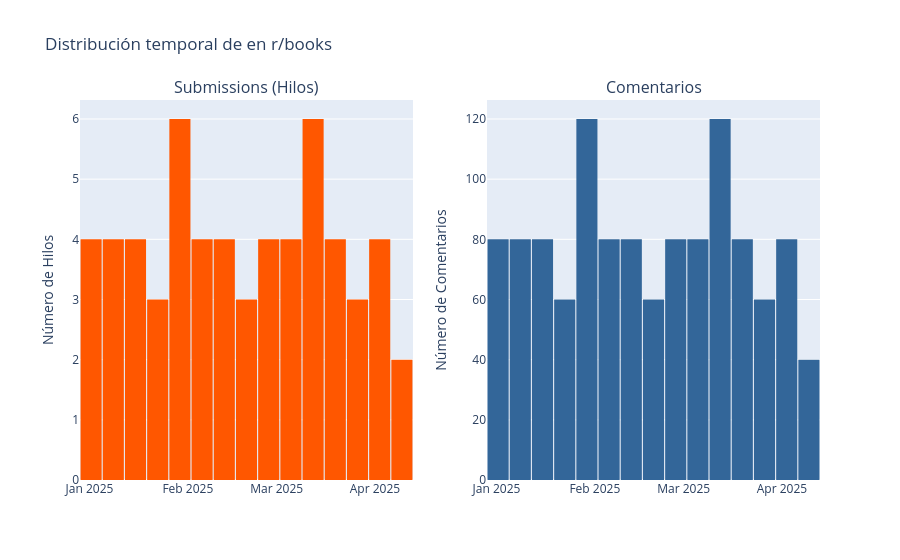
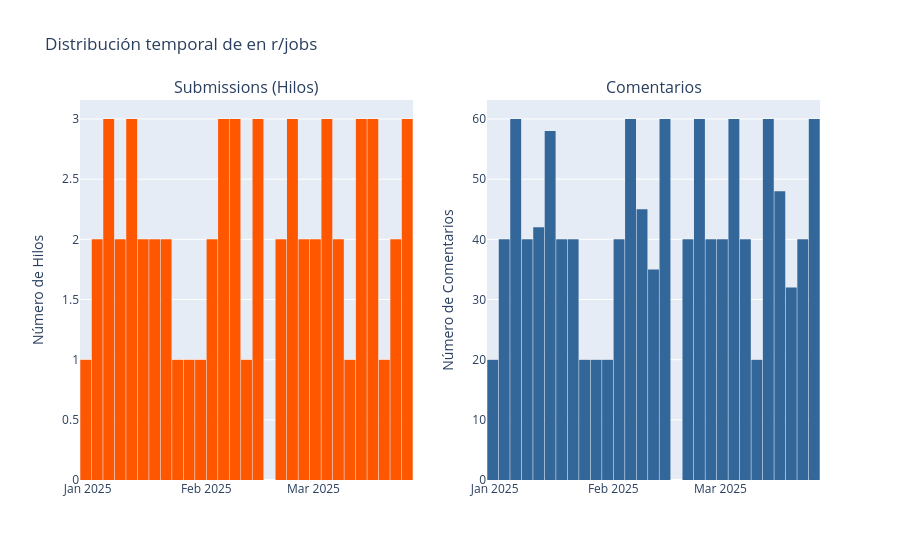
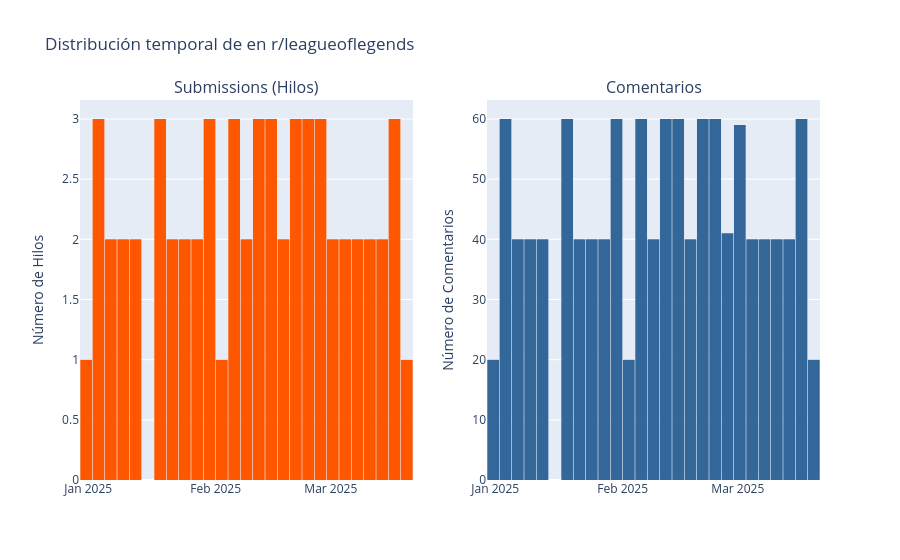
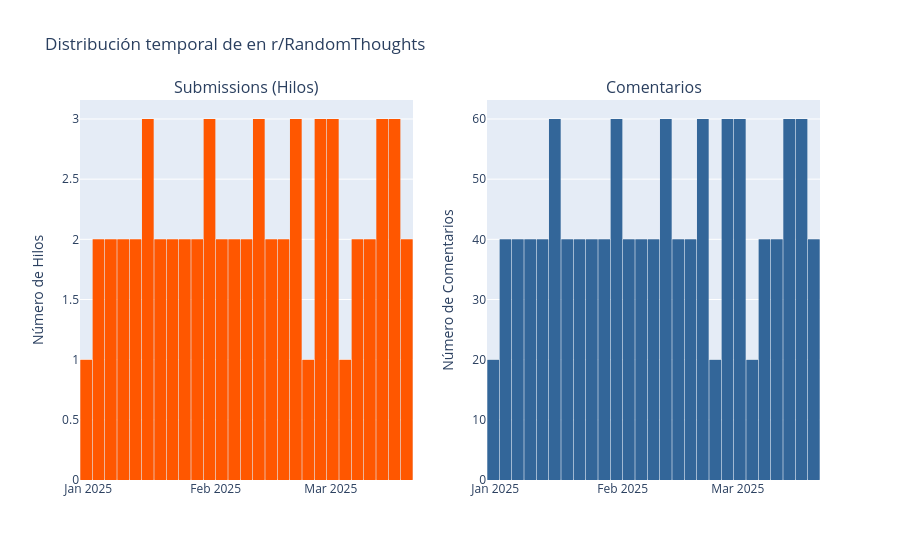

The cell these charts' notebook holds for them, in order:
### Code cell
histograma(lista_dataframes)

### Figure 1 — Plotly figure (JSON) as saved in the notebook; plotly's stock layout.template omitted (floating-point values rounded to 4 significant figures; data arrays with more than 128 entries replaced by an {"elided": "..."} marker saying what was removed)
{"data": [{"bingroup": "x", "hovertemplate": "created_datetime=%{x}<br>count=%{y}<extra></extra>", "legendgroup": "", "marker": {"color": "#FF5700", "pattern": {"shape": ""}}, "name": "", "orientation": "v", "showlegend": false, "type": "histogram", "x": ["2025-03-19T21:34:03+00:00", "2025-02-06T06:07:23+00:00", "2025-02-14T22:57:49+00:00", "2025-01-12T19:44:44+00:00", "2025-03-18T16:46:46+00:00", "2025-03-15T18:27:39+00:00", "2025-01-07T12:38:46+00:00", "2025-01-10T00:38:47+00:00", "2025-03-05T15:52:47+00:00", "2025-03-04T11:14:11+00:00", "2025-01-26T14:44:38+00:00", "2025-03-27T06:16:08+00:00", "2025-01-11T12:18:48+00:00", "2025-02-07T15:49:54+00:00", "2025-02-04T01:41:53+00:00", "2025-01-13T23:22:36+00:00", "2025-04-08T19:17:41+00:00", "2025-01-03T17:04:59+00:00", "2025-02-01T18:05:32+00:00", "2025-03-03T10:51:10+00:00", "2025-02-12T00:15:30+00:00", "2025-01-25T13:30:50+00:00", "2025-01-30T16:39:38+00:00", "2025-01-08T17:15:34+00:00", "2025-01-18T01:46:51+00:00", "2025-01-24T11:14:44+00:00", "2025-03-09T16:19:40+00:00", "2025-03-12T13:22:57+00:00", "2025-02-28T16:46:41+00:00", "2025-04-02T10:50:43+00:00", "2025-03-30T12:55:19+00:00", "2025-03-11T07:04:46+00:00", "2025-01-16T13:11:43+00:00", "2025-02-23T18:25:31+00:00", "2025-03-31T20:14:59+00:00", "2025-02-18T13:17:02+00:00", "2025-01-21T18:02:56+00:00", "2025-02-02T21:58:54+00:00", "2025-01-31T17:16:14+00:00", "2025-01-29T13:15:32+00:00", "2025-03-28T17:07:56+00:00", "2025-03-25T14:51:43+00:00", "2025-03-08T15:46:29+00:00", "2025-03-22T18:23:37+00:00", "2025-01-01T10:43:05+00:00", "2025-01-02T13:38:13+00:00", "2025-02-25T11:21:49+00:00", "2025-03-14T18:03:25+00:00", "2025-03-01T21:48:06+00:00", "2025-03-13T16:55:24+00:00", "2025-02-10T13:56:06+00:00", "2025-02-13T15:50:05+00:00", "2025-03-17T03:08:18+00:00", "2025-04-09T19:54:27+00:00", "2025-04-05T16:12:10+00:00", "2025-02-16T02:23:01+00:00", "2025-02-20T05:07:47+00:00", "2025-01-27T15:52:24+00:00", "2025-01-04T23:10:38+00:00"], "xaxis": "x", "yaxis": "y"}, {"bingroup": "x", "hovertemplate": "created_datetime=%{x}<br>count=%{y}<extra></extra>", "legendgroup": "", "marker": {"color": "#336699", "pattern": {"shape": ""}}, "name": "", "orientation": "v", "showlegend": false, "type": "histogram", "x": {"elided": "1180 str values"}, "xaxis": "x2", "yaxis": "y2"}], "layout": {"annotations": [{"font": {"size": 16}, "showarrow": false, "text": "Submissions (Hilos)", "x": 0.225, "xanchor": "center", "xref": "paper", "y": 1, "yanchor": "bottom", "yref": "paper"}, {"font": {"size": 16}, "showarrow": false, "text": "Comentarios", "x": 0.775, "xanchor": "center", "xref": "paper", "y": 1, "yanchor": "bottom", "yref": "paper"}], "bargap": 0.05, "hovermode": "x unified", "showlegend": false, "title": {"text": "Distribución temporal de en r/books"}, "xaxis": {"anchor": "y", "domain": [0, 0.45]}, "xaxis2": {"anchor": "y2", "domain": [0.55, 1]}, "yaxis": {"anchor": "x", "domain": [0, 1], "title": {"text": "Número de Hilos"}}, "yaxis2": {"anchor": "x2", "domain": [0, 1], "title": {"text": "Número de Comentarios"}}}}

### Figure 2 — Plotly figure (JSON) as saved in the notebook; plotly's stock layout.template omitted (floating-point values rounded to 4 significant figures; data arrays with more than 128 entries replaced by an {"elided": "..."} marker saying what was removed)
{"data": [{"bingroup": "x", "hovertemplate": "created_datetime=%{x}<br>count=%{y}<extra></extra>", "legendgroup": "", "marker": {"color": "#FF5700", "pattern": {"shape": ""}}, "name": "", "orientation": "v", "showlegend": false, "type": "histogram", "x": ["2025-02-24T16:34:12+00:00", "2025-01-12T22:52:08+00:00", "2025-03-21T15:03:12+00:00", "2025-01-10T13:39:02+00:00", "2025-01-06T11:18:48+00:00", "2025-03-12T03:46:13+00:00", "2025-01-13T23:50:36+00:00", "2025-01-11T14:14:26+00:00", "2025-01-29T22:06:31+00:00", "2025-01-16T17:58:01+00:00", "2025-01-07T14:59:51+00:00", "2025-03-03T14:17:57+00:00", "2025-03-13T08:44:42+00:00", "2025-01-02T15:43:08+00:00", "2025-01-08T16:32:56+00:00", "2025-01-17T20:13:59+00:00", "2025-03-25T01:48:56+00:00", "2025-02-09T23:43:31+00:00", "2025-03-04T14:56:06+00:00", "2025-01-04T00:43:53+00:00", "2025-02-11T00:04:36+00:00", "2025-03-16T22:24:28+00:00", "2025-03-02T05:37:01+00:00", "2025-02-27T18:52:21+00:00", "2025-02-14T16:23:05+00:00", "2025-02-13T09:42:31+00:00", "2025-02-04T02:02:03+00:00", "2025-02-06T11:10:30+00:00", "2025-02-26T17:29:28+00:00", "2025-03-22T18:18:04+00:00", "2025-02-01T22:51:08+00:00", "2025-03-26T10:47:09+00:00", "2025-03-07T18:13:11+00:00", "2025-02-22T04:40:12+00:00", "2025-03-05T17:36:12+00:00", "2025-03-24T00:44:30+00:00", "2025-03-15T18:53:06+00:00", "2025-01-05T04:44:13+00:00", "2025-02-19T20:57:42+00:00", "2025-01-18T21:00:25+00:00", "2025-02-15T18:24:23+00:00", "2025-03-19T15:03:15+00:00", "2025-01-01T04:00:41+00:00", "2025-01-22T12:38:19+00:00", "2025-02-08T21:21:25+00:00", "2025-02-07T14:33:35+00:00", "2025-01-23T13:53:17+00:00", "2025-02-05T02:21:59+00:00", "2025-01-15T03:31:26+00:00", "2025-02-03T01:16:58+00:00", "2025-02-21T01:04:58+00:00", "2025-03-01T01:56:05+00:00", "2025-03-06T18:07:45+00:00", "2025-01-21T03:10:17+00:00", "2025-03-17T23:14:11+00:00", "2025-03-09T22:13:04+00:00", "2025-01-27T13:07:26+00:00", "2025-02-23T14:13:34+00:00", "2025-03-14T16:05:35+00:00"], "xaxis": "x", "yaxis": "y"}, {"bingroup": "x", "hovertemplate": "created_datetime=%{x}<br>count=%{y}<extra></extra>", "legendgroup": "", "marker": {"color": "#336699", "pattern": {"shape": ""}}, "name": "", "orientation": "v", "showlegend": false, "type": "histogram", "x": {"elided": "1180 str values"}, "xaxis": "x2", "yaxis": "y2"}], "layout": {"annotations": [{"font": {"size": 16}, "showarrow": false, "text": "Submissions (Hilos)", "x": 0.225, "xanchor": "center", "xref": "paper", "y": 1, "yanchor": "bottom", "yref": "paper"}, {"font": {"size": 16}, "showarrow": false, "text": "Comentarios", "x": 0.775, "xanchor": "center", "xref": "paper", "y": 1, "yanchor": "bottom", "yref": "paper"}], "bargap": 0.05, "hovermode": "x unified", "showlegend": false, "title": {"text": "Distribución temporal de en r/jobs"}, "xaxis": {"anchor": "y", "domain": [0, 0.45]}, "xaxis2": {"anchor": "y2", "domain": [0.55, 1]}, "yaxis": {"anchor": "x", "domain": [0, 1], "title": {"text": "Número de Hilos"}}, "yaxis2": {"anchor": "x2", "domain": [0, 1], "title": {"text": "Número de Comentarios"}}}}

### Figure 3 — Plotly figure (JSON) as saved in the notebook; plotly's stock layout.template omitted (floating-point values rounded to 4 significant figures; data arrays with more than 128 entries replaced by an {"elided": "..."} marker saying what was removed)
{"data": [{"bingroup": "x", "hovertemplate": "created_datetime=%{x}<br>count=%{y}<extra></extra>", "legendgroup": "", "marker": {"color": "#FF5700", "pattern": {"shape": ""}}, "name": "", "orientation": "v", "showlegend": false, "type": "histogram", "x": ["2025-01-21T16:11:37+00:00", "2025-03-13T08:21:36+00:00", "2025-02-11T11:44:48+00:00", "2025-01-11T21:46:07+00:00", "2025-01-29T11:26:04+00:00", "2025-02-13T18:26:54+00:00", "2025-03-07T17:13:44+00:00", "2025-01-17T09:23:48+00:00", "2025-01-27T06:46:32+00:00", "2025-02-20T09:48:11+00:00", "2025-03-01T00:31:50+00:00", "2025-01-25T00:03:17+00:00", "2025-02-07T21:08:52+00:00", "2025-02-26T23:00:19+00:00", "2025-02-19T09:35:18+00:00", "2025-01-12T22:03:43+00:00", "2025-01-07T18:10:28+00:00", "2025-01-02T09:05:54+00:00", "2025-02-22T13:35:16+00:00", "2025-02-24T15:36:58+00:00", "2025-01-10T21:04:44+00:00", "2025-01-03T16:14:25+00:00", "2025-02-14T18:39:44+00:00", "2025-02-12T16:15:53+00:00", "2025-02-01T16:29:23+00:00", "2025-01-30T13:08:44+00:00", "2025-01-04T18:08:58+00:00", "2025-03-05T16:15:48+00:00", "2025-02-27T23:57:59+00:00", "2025-02-21T12:57:47+00:00", "2025-03-17T15:55:31+00:00", "2025-01-26T00:46:21+00:00", "2025-03-04T16:04:17+00:00", "2025-02-05T18:29:49+00:00", "2025-01-06T16:18:12+00:00", "2025-03-12T06:30:41+00:00", "2025-01-01T08:10:16+00:00", "2025-01-31T14:18:06+00:00", "2025-02-23T14:17:52+00:00", "2025-01-18T09:48:32+00:00", "2025-02-06T19:26:32+00:00", "2025-03-11T06:01:15+00:00", "2025-01-09T20:15:33+00:00", "2025-03-15T09:51:44+00:00", "2025-01-20T13:30:33+00:00", "2025-03-09T21:31:57+00:00", "2025-02-15T19:42:49+00:00", "2025-03-06T16:40:08+00:00", "2025-02-17T20:38:38+00:00", "2025-02-25T17:41:57+00:00", "2025-02-08T22:02:34+00:00", "2025-03-18T16:52:32+00:00", "2025-01-23T18:25:58+00:00", "2025-02-16T20:30:03+00:00", "2025-01-19T12:16:09+00:00", "2025-02-10T06:46:35+00:00", "2025-03-02T05:34:52+00:00", "2025-02-04T17:07:02+00:00", "2025-03-16T10:31:53+00:00"], "xaxis": "x", "yaxis": "y"}, {"bingroup": "x", "hovertemplate": "created_datetime=%{x}<br>count=%{y}<extra></extra>", "legendgroup": "", "marker": {"color": "#336699", "pattern": {"shape": ""}}, "name": "", "orientation": "v", "showlegend": false, "type": "histogram", "x": {"elided": "1180 str values"}, "xaxis": "x2", "yaxis": "y2"}], "layout": {"annotations": [{"font": {"size": 16}, "showarrow": false, "text": "Submissions (Hilos)", "x": 0.225, "xanchor": "center", "xref": "paper", "y": 1, "yanchor": "bottom", "yref": "paper"}, {"font": {"size": 16}, "showarrow": false, "text": "Comentarios", "x": 0.775, "xanchor": "center", "xref": "paper", "y": 1, "yanchor": "bottom", "yref": "paper"}], "bargap": 0.05, "hovermode": "x unified", "showlegend": false, "title": {"text": "Distribución temporal de en r/leagueoflegends"}, "xaxis": {"anchor": "y", "domain": [0, 0.45]}, "xaxis2": {"anchor": "y2", "domain": [0.55, 1]}, "yaxis": {"anchor": "x", "domain": [0, 1], "title": {"text": "Número de Hilos"}}, "yaxis2": {"anchor": "x2", "domain": [0, 1], "title": {"text": "Número de Comentarios"}}}}

### Figure 4 — Plotly figure (JSON) as saved in the notebook; plotly's stock layout.template omitted (floating-point values rounded to 4 significant figures; data arrays with more than 128 entries replaced by an {"elided": "..."} marker saying what was removed)
{"data": [{"bingroup": "x", "hovertemplate": "created_datetime=%{x}<br>count=%{y}<extra></extra>", "legendgroup": "", "marker": {"color": "#FF5700", "pattern": {"shape": ""}}, "name": "", "orientation": "v", "showlegend": false, "type": "histogram", "x": ["2025-02-11T13:09:09+00:00", "2025-02-26T09:29:56+00:00", "2025-02-24T00:18:37+00:00", "2025-01-01T01:04:27+00:00", "2025-03-20T01:56:00+00:00", "2025-02-25T01:31:57+00:00", "2025-02-19T04:24:20+00:00", "2025-01-19T23:08:03+00:00", "2025-01-20T23:45:33+00:00", "2025-03-06T11:06:16+00:00", "2025-03-17T21:04:45+00:00", "2025-01-29T00:28:57+00:00", "2025-01-15T15:54:33+00:00", "2025-01-30T02:19:20+00:00", "2025-01-27T22:25:59+00:00", "2025-02-04T23:57:20+00:00", "2025-03-13T09:16:22+00:00", "2025-02-21T18:33:30+00:00", "2025-02-12T17:55:14+00:00", "2025-02-10T12:50:28+00:00", "2025-01-25T10:30:55+00:00", "2025-01-08T19:27:29+00:00", "2025-02-13T19:57:05+00:00", "2025-03-12T04:35:28+00:00", "2025-02-01T10:15:13+00:00", "2025-01-22T08:22:22+00:00", "2025-02-16T01:39:29+00:00", "2025-02-27T11:30:25+00:00", "2025-02-28T16:42:22+00:00", "2025-02-20T12:25:51+00:00", "2025-02-09T10:24:35+00:00", "2025-01-12T11:07:56+00:00", "2025-03-18T22:53:44+00:00", "2025-03-15T15:01:19+00:00", "2025-03-09T20:22:55+00:00", "2025-03-14T13:30:28+00:00", "2025-03-01T18:29:19+00:00", "2025-02-07T04:17:11+00:00", "2025-01-10T00:48:21+00:00", "2025-01-26T12:51:31+00:00", "2025-03-10T21:48:25+00:00", "2025-03-02T19:40:41+00:00", "2025-01-17T18:31:30+00:00", "2025-01-13T12:24:20+00:00", "2025-01-14T14:51:37+00:00", "2025-01-06T17:10:56+00:00", "2025-02-14T23:07:03+00:00", "2025-01-04T15:04:33+00:00", "2025-03-16T19:02:36+00:00", "2025-02-03T18:03:29+00:00", "2025-02-06T02:44:05+00:00", "2025-03-07T13:25:30+00:00", "2025-01-23T09:10:28+00:00", "2025-01-02T04:57:40+00:00", "2025-01-31T07:40:22+00:00", "2025-01-07T18:29:47+00:00", "2025-02-18T01:40:36+00:00", "2025-03-05T03:21:12+00:00", "2025-01-16T16:19:40+00:00"], "xaxis": "x", "yaxis": "y"}, {"bingroup": "x", "hovertemplate": "created_datetime=%{x}<br>count=%{y}<extra></extra>", "legendgroup": "", "marker": {"color": "#336699", "pattern": {"shape": ""}}, "name": "", "orientation": "v", "showlegend": false, "type": "histogram", "x": {"elided": "1180 str values"}, "xaxis": "x2", "yaxis": "y2"}], "layout": {"annotations": [{"font": {"size": 16}, "showarrow": false, "text": "Submissions (Hilos)", "x": 0.225, "xanchor": "center", "xref": "paper", "y": 1, "yanchor": "bottom", "yref": "paper"}, {"font": {"size": 16}, "showarrow": false, "text": "Comentarios", "x": 0.775, "xanchor": "center", "xref": "paper", "y": 1, "yanchor": "bottom", "yref": "paper"}], "bargap": 0.05, "hovermode": "x unified", "showlegend": false, "title": {"text": "Distribución temporal de en r/RandomThoughts"}, "xaxis": {"anchor": "y", "domain": [0, 0.45]}, "xaxis2": {"anchor": "y2", "domain": [0.55, 1]}, "yaxis": {"anchor": "x", "domain": [0, 1], "title": {"text": "Número de Hilos"}}, "yaxis2": {"anchor": "x2", "domain": [0, 1], "title": {"text": "Número de Comentarios"}}}}
